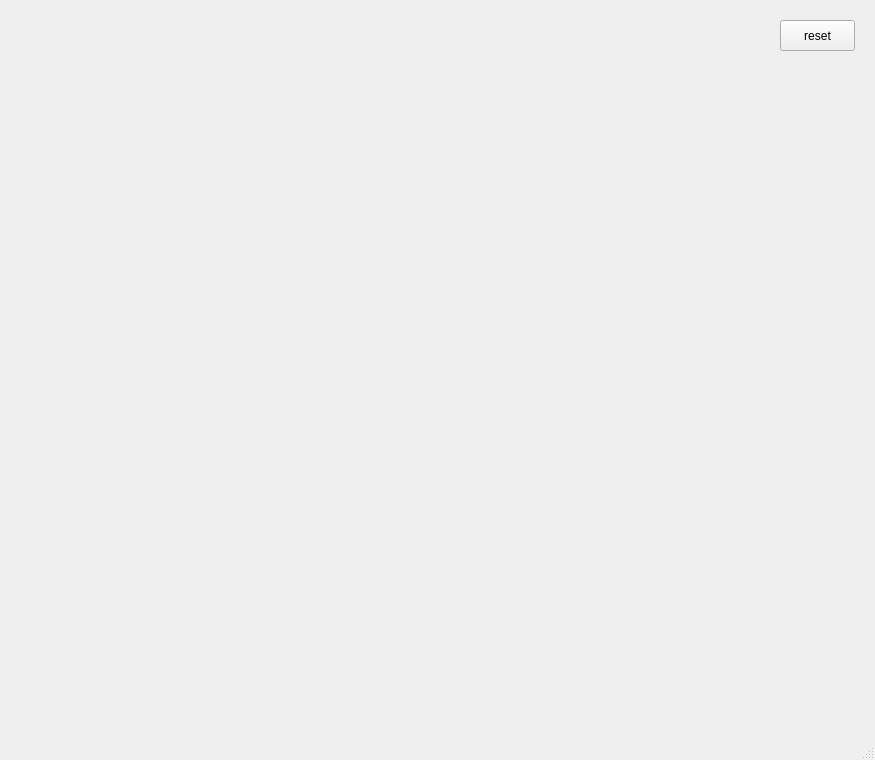
<?xml version="1.0" encoding="UTF-8"?>
<ui version="4.0">
 <class>MainWindow</class>
 <widget class="QMainWindow" name="MainWindow">
  <property name="geometry">
   <rect>
    <x>0</x>
    <y>0</y>
    <width>875</width>
    <height>760</height>
   </rect>
  </property>
  <property name="windowTitle">
   <string>MainWindow</string>
  </property>
  <widget class="QWidget" name="centralwidget">
   <widget class="QPushButton" name="pb_reset">
    <property name="geometry">
     <rect>
      <x>780</x>
      <y>20</y>
      <width>75</width>
      <height>31</height>
     </rect>
    </property>
    <property name="text">
     <string>reset</string>
    </property>
   </widget>
  </widget>
  <widget class="QMenuBar" name="menubar">
   <property name="geometry">
    <rect>
     <x>0</x>
     <y>0</y>
     <width>875</width>
     <height>21</height>
    </rect>
   </property>
  </widget>
  <widget class="QStatusBar" name="statusbar"/>
 </widget>
 <resources/>
 <connections/>
</ui>
